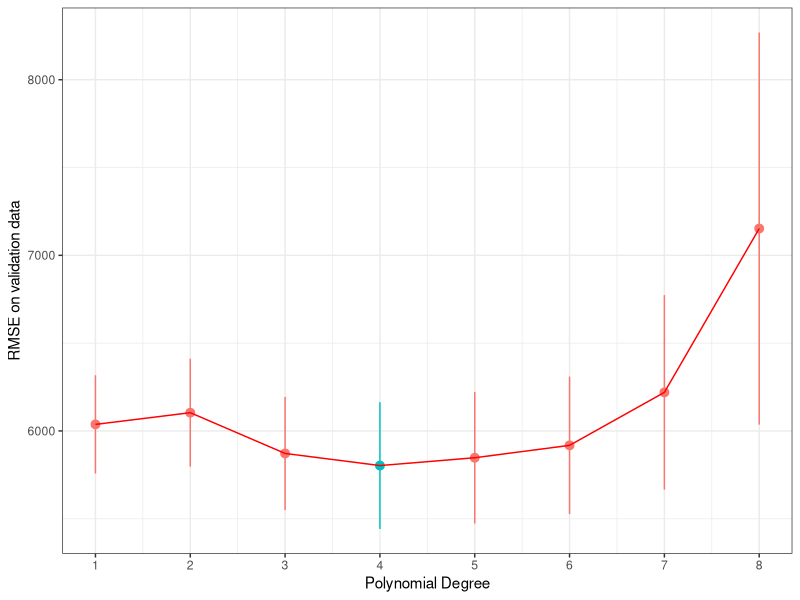
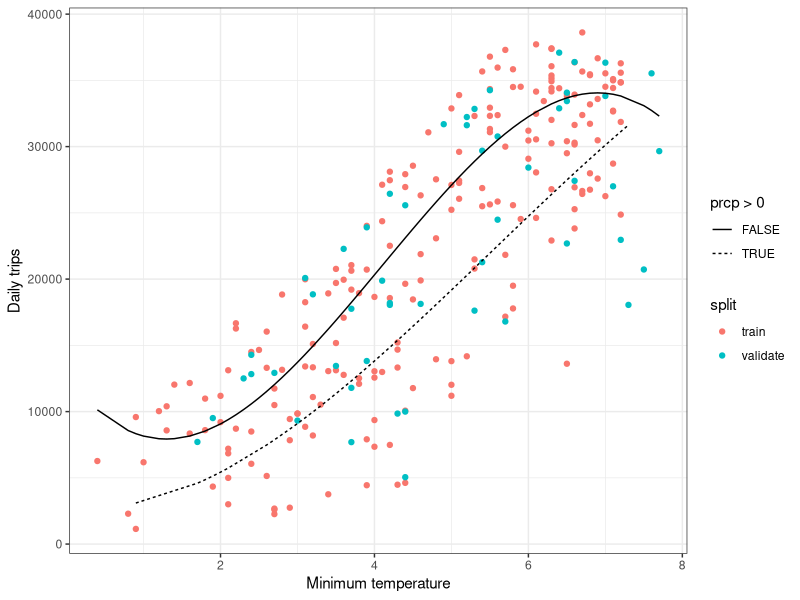
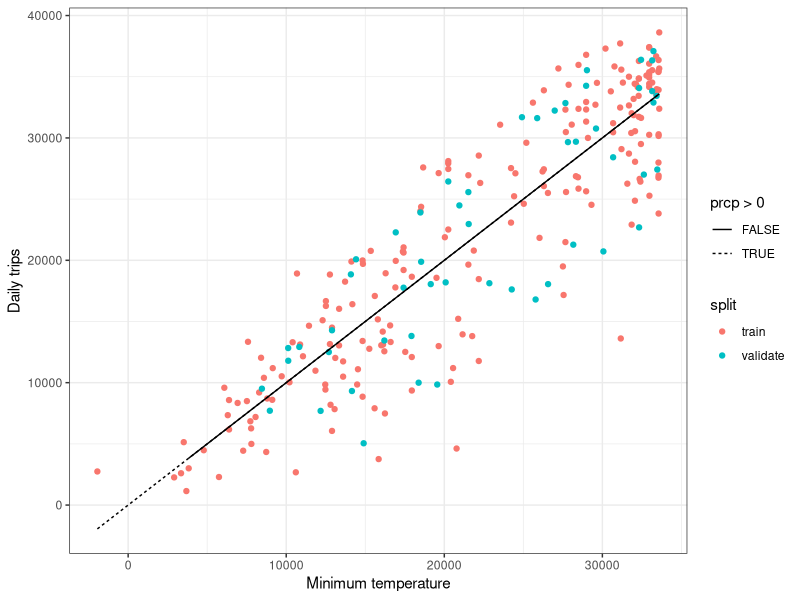

Generate these figures, in order, with R:
## ---- chunk 1
library(tidyverse)
library(scales)
library(modelr)

theme_set(theme_bw())
knitr::opts_chunk$set(echo = TRUE)
## ---- chunk 2
trips_per_day <- read_tsv('trips_per_day.tsv')
head(trips_per_day)
## ---- chunk 3
set.seed(42)

num_days <- nrow(trips_per_day)
frac_model <- 0.9
num_model <- floor(num_days * frac_model)

# randomly sample rows for the training set 
ndx <- sample(1:num_days, num_model, replace=F)

# used to fit the model
trips_per_day_model <- trips_per_day[ndx, ]

# used to evaluate the fit
trips_per_day_final <- trips_per_day[-ndx, ]
## ---- chunk 4
set.seed(42)

num_days <- nrow(trips_per_day_model)
frac_train <- 0.8
num_train <- floor(num_days * frac_train)

# randomly sample rows for the training set 
ndx <- sample(1:num_days, num_train, replace=F)

# used to fit the model
trips_per_day_train <- trips_per_day_model[ndx, ]

# used to evaluate the fit
trips_per_day_validate <- trips_per_day_model[-ndx, ]
## ---- chunk 5
set.seed(42)
num_folds <- 5
num_days <- nrow(trips_per_day)

ndx <- sample(1:num_days, num_train, replace=F)

trips_per_day <- trips_per_day[ndx, ] %>%
  mutate(fold = (row_number() %% num_folds) + 1)

head(trips_per_day)


# fit a model for each polynomial degree
K <- 1:8
avg_validate_err <- c()
se_validate_err <- c()
for (k in K) {

  # do 5-fold cross-validation within each value of k
  validate_err <- c()
  for (f in 1:num_folds) {
    # fit on the training data
    trips_per_day_train <- filter(trips_per_day, fold != f)
    model <- lm(num_trips ~ poly(tmin, k, raw = T), data=trips_per_day_train)

    # evaluate on the validation data
    trips_per_day_validate <- filter(trips_per_day, fold == f)
    validate_err[f] <- sqrt(mean((predict(model, trips_per_day_validate) - trips_per_day_validate$num_trips)^2))
  }

  # compute the average validation error across folds
  # and the standard error on this estimate
  avg_validate_err[k] <- mean(validate_err)
  se_validate_err[k] <- sd(validate_err) / sqrt(num_folds)
}

# plot the validate error, highlighting the value of k with the lowest average error
plot_data <- data.frame(K, avg_validate_err, se_validate_err)
ggplot(plot_data, aes(x=K, y=avg_validate_err)) +
  geom_pointrange(aes(ymin=avg_validate_err - se_validate_err,
                      ymax=avg_validate_err + se_validate_err,
                      color=avg_validate_err == min(avg_validate_err))) +
  geom_line(color = "red") +
  scale_x_continuous(breaks=1:12) +
  theme(legend.position="none") +
  xlab('Polynomial Degree') +
  ylab('RMSE on validation data')

# a fourth degree polynomial is a reasonable choice, but we also see that there's a fair bit of uncertainty on our estimate
     
## ---- chunk 6
# model <- lm(num_trips ~ poly(tmin, 3, raw = T) + prcp, data=trips_per_day_train)
# model <- lm(num_trips ~ tmin*prcp, data=trips_per_day_train)
model <- lm(num_trips ~ poly(tmin, 3, raw = T) * I(prcp > 0), data=trips_per_day_train)


trips_per_day_train <- trips_per_day_train %>%
  add_predictions(model) %>%
  mutate(split = "train")
trips_per_day_validate <- trips_per_day_validate %>%
  add_predictions(model) %>%
  mutate(split = "validate")
plot_data <- bind_rows(trips_per_day_train, trips_per_day_validate)

ggplot(plot_data, aes(x = tmin, y = num_trips)) +
  geom_point(aes(color = split)) +
  geom_line(aes(y = pred, linetype = prcp > 0)) +
  xlab('Minimum temperature') +
  ylab('Daily trips') +
  scale_y_continuous()
## ---- chunk 7
trips_per_day_train_dow <- trips_per_day_train %>%
  mutate(dow = wday(ymd))

trips_per_day_validate_dow <- trips_per_day_validate %>% 
  mutate(dow = wday(ymd))

days_of_week <- data.frame(dow = rep(1:7), is_weekend = c(0,0,0,0,0,1,1))

trips_per_day_train_dow <- left_join(trips_per_day_train_dow, days_of_week, by = "dow")

trips_per_day_validate_dow <- left_join(trips_per_day_validate_dow, days_of_week, by = "dow")

## ---- chunk 8
model <- lm(num_trips ~ poly(tmin, 4, raw = T) + is_weekend + prcp + snwd, trips_per_day_train_dow)

trips_train <- trips_per_day_train_dow %>%
  add_predictions(model) %>%
  mutate(split = "train")
trips_validate <- trips_per_day_validate_dow %>%
  add_predictions(model) %>%
  mutate(split = "validate")
plot_data <- bind_rows(trips_train, trips_validate)

plot_data %>% 
  ggplot(aes(x = pred, y = num_trips)) +
    geom_point(aes(color = split)) +
    geom_line(aes(y = pred, linetype = prcp > 0)) +
    xlab('Minimum temperature') +
    ylab('Daily trips') +
    scale_y_continuous()
